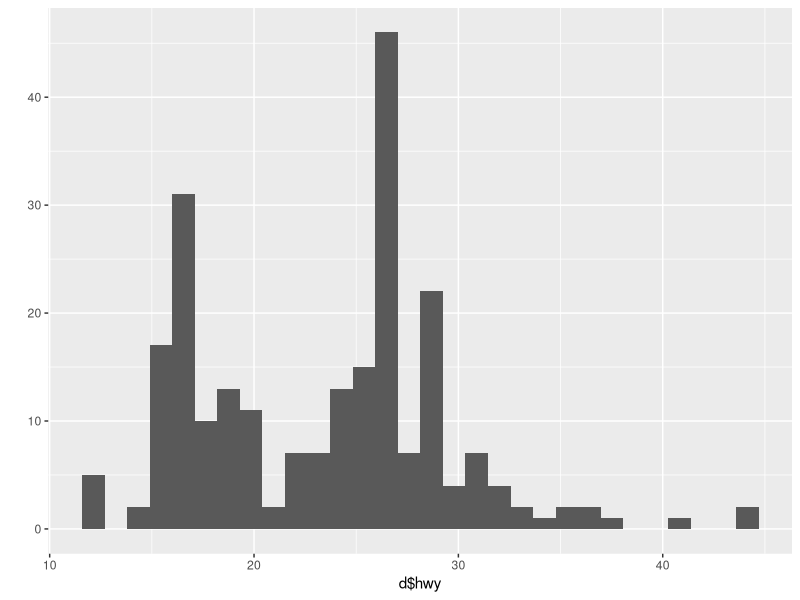
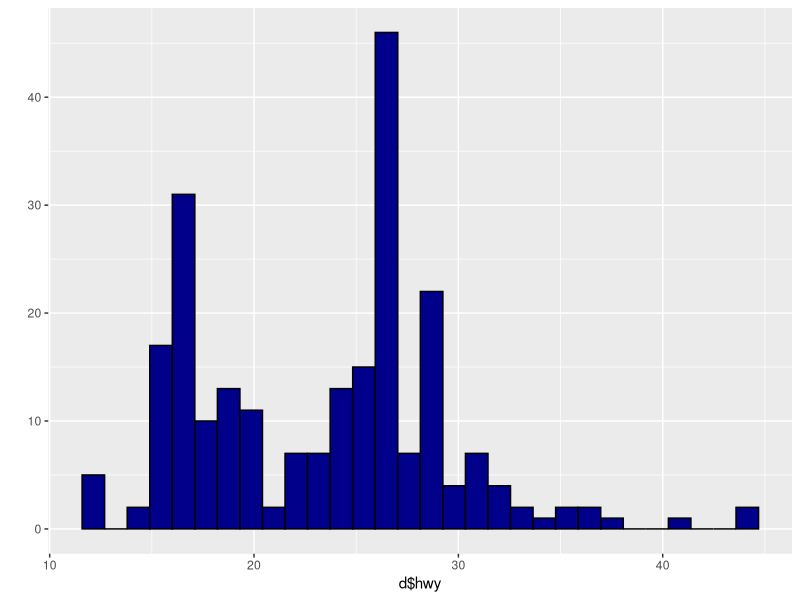
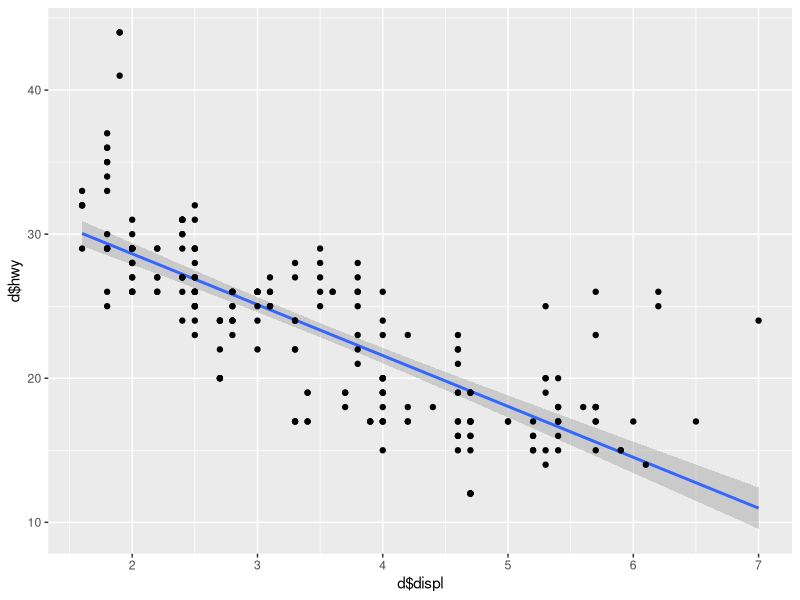
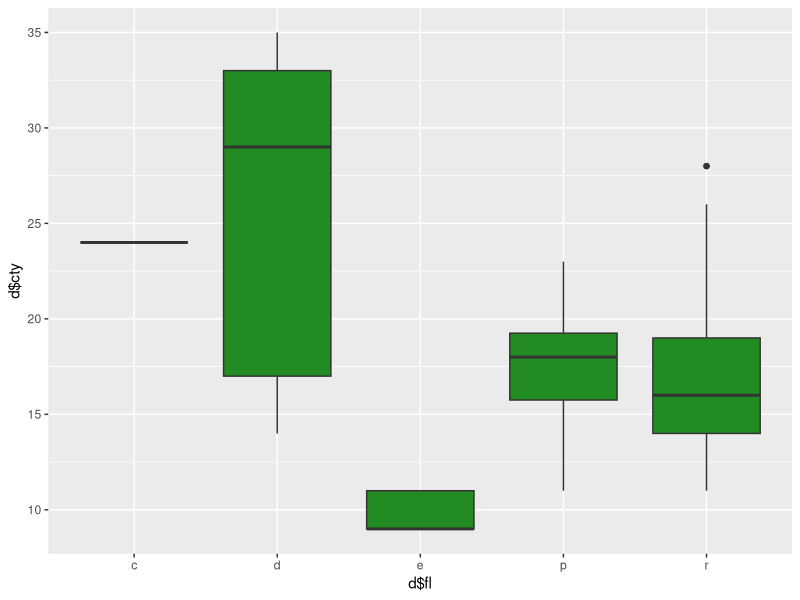
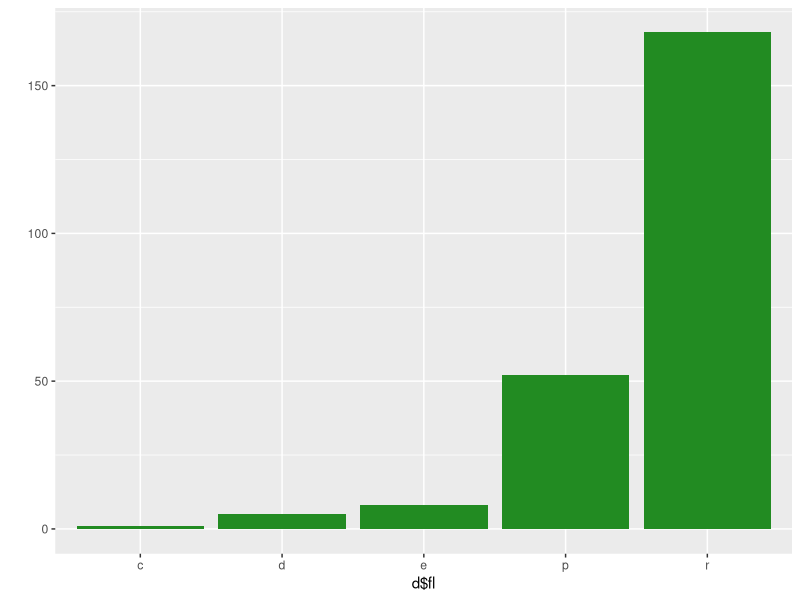
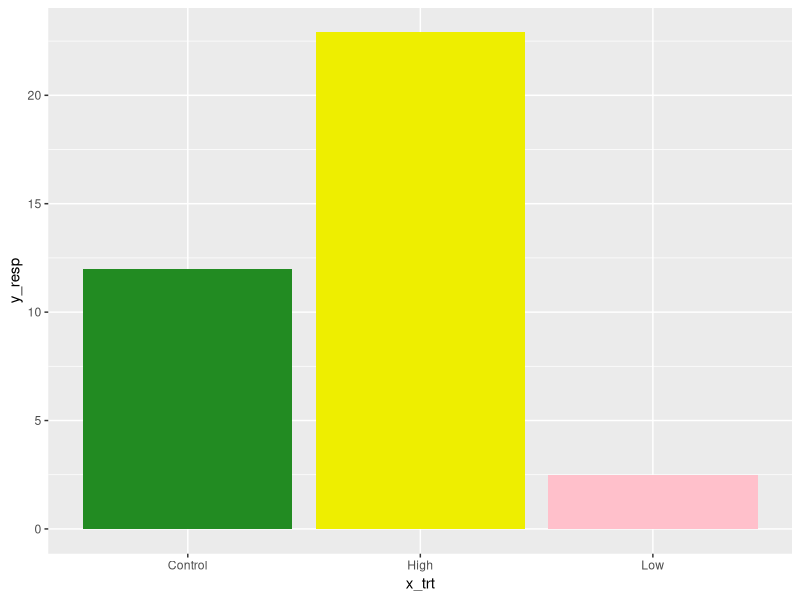
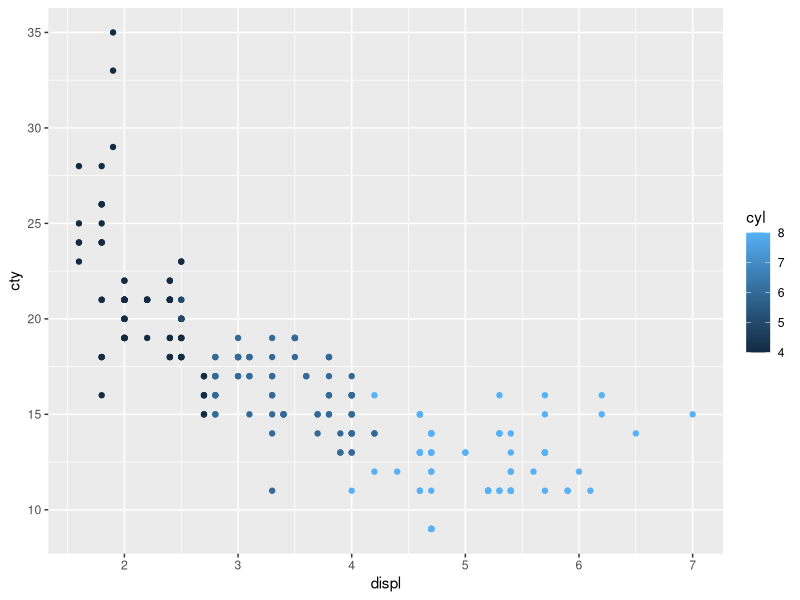
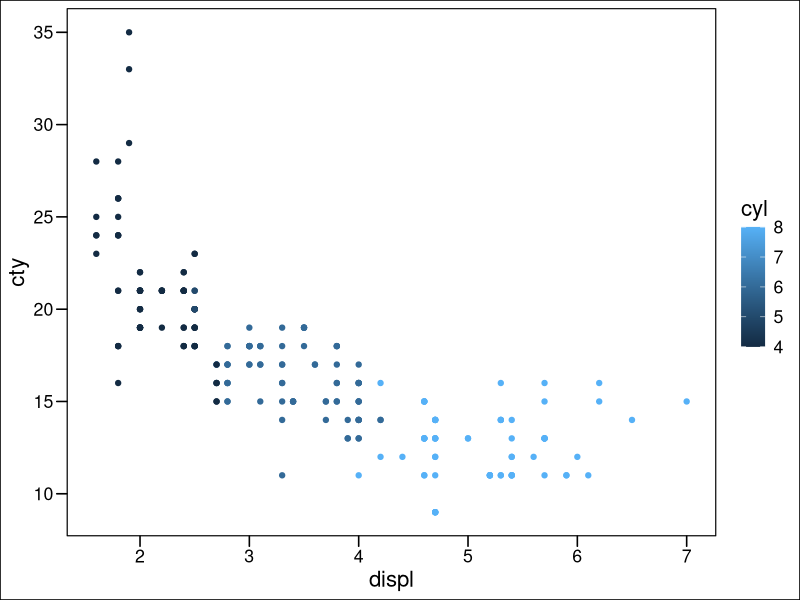

Generate these figures, in order, with R:
#### ggplot2
#### 24 January 2023
#### PPW

library(ggplot2)
library(ggthemes)
library(patchwork)

#### Template for ggplot code
### ggplot(data = <DATA>, mapping = aes(x = xVar, y = yVar)) +
### <GEOM FUNCTION> ##+ geom_boxplot()
### print(p1)

#### Load in built-in dataset
d <- mpg
str(mpg)

library(dplyr)
glimpse(d)

#### qplot: quick, plotting
qplot(x=d$hwy)

# histogram
qplot(x=d$hwy, fill = I("darkblue"), color = I("black")) #need I() to get the colors

# scatterplot
qplot(x=d$displ, y=d$hwy, geom=c("smooth", "point"), method="lm")

# boxplot
qplot(x=d$fl, y=d$cty, geom="boxplot", fill=I("forestgreen"))

# barplot
qplot(x=d$fl, geom="bar", fill=I("forestgreen"))

### Create some data (specified counts)
x_trt <- c("Control", "Low", "High")
y_resp <- c(12, 2.5, 22.9)
qplot(x=x_trt, y=y_resp, geom="col", fill=I(c("forestgreen", "pink", "yellow2")))

##### ggplot: uses dataframes instead of vectors

p1 <- ggplot(data=d, mapping=aes(x=displ, y=cty, color = cyl)) + 
  geom_point()
p1

p1 + theme_base()
p1 + theme_bw()
p1 + theme_classic()
p1 + theme_linedraw()
p1 + theme_dark()
p1 + theme_minimal()
p1 + theme_void()
p1 + theme_economist()

p1 + theme_bw(base_size = 30, base_family = "serif")

p2 <- ggplot(data=d, aes(x=fl, fill=fl)) +
  geom_bar()
p2 + coord_flip() + theme_classic(base_size = 15, base_family = "sans") #flips axis, changes theme and size/font

# Theme modifications
p3 <- ggplot(data=d, aes(x=displ, y=cty)) +
  geom_point(size = 4,shape = 21, color = "magenta", fill = "black") +
  xlab("Count") +
  ylab("Fuel") +
  labs(title = "My Title Here", subtitle = "my subtitle goes here") #x=/y= axis
p3 + xlim(1,10) + ylim(0, 35)

library(viridis)
cols <- viridis(7, option = "magma") #plasma, turbo, regular (just write 7) - have to give the same # as you have groups
ggplot(data=d, aes(x=class, y=hwy, fill=class)) +
  geom_boxplot() +
  scale_fill_manual(values=cols)

library(patchwork)
p1 / p2/ p3 #shows all three
(p1 + p2) / p3 # 1 and 2 on the top w 3 on the bottom 






  
  
  